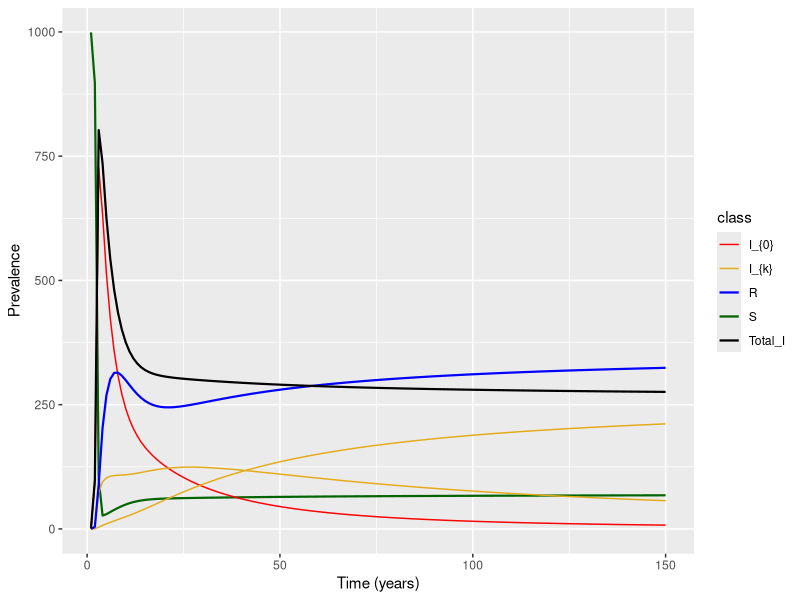

Generate this figure with R:
require(deSolve)
require(ggplot2)
require(reshape2)
library(dplyr)
require(gridExtra)

rm(list=ls())

# Added a new function to create the data for k classes, so here it just creates the parameters
parameters=data.frame(rec=0.2,trans=0.005, death=.1,birth=.1, mut=0.05)

PopulationSize<-1000
#R0<- (parameters$birth * PopulationSize * parameters$trans) / ((parameters$death*PopulationSize) * (parameters$death + parameters$rec))
#R0


# Time points
#time=seq(from=1,to=150,by=1/365)
time=seq(from=1,to=150)

##### detection function ######
# Function to get detection rate with is an exponential decay function scaled by "a"
det = function(k, a = 1, dMax=0){
  return(dMax*exp(-k*a))
}

#### Build data for n_k infection classes ######
# Builds the initial state data vector. Takes total number of infection classes (n_k, which includes I0, e.g. 20 infection classes run from 0 to 19) and then total pop size. This will be distributed such that only S and I0 have individuals, otherwise all 0s.
build_data <- function(n_k, total_pop_size){
  
  state <- numeric(n_k+2)
  names(state)[c(1,n_k+2)] <- c('S','R')
  
  for(i in 1:n_k){
    names(state)[i+1] <- paste0("I",i-1)
  }
  
  state[1] <- total_pop_size-1
  state[2] <- 1
  return(state)
}

initial_states <- build_data(n_k=3,total_pop_size = PopulationSize)
initial_states

Q<-1000 # REMOVE ME - temp pop size

######### SIR Model for k classes #######
sir_modelAW <- function(time, state, parameters){
  
  # Get total pop size by summing over state vector
  N = sum(state)  
  
  # Total number of states including infection, S, and R
  all_states <- length(state)
  
  # Number of potential mutation/infection states (all states minus susceptible and recovered)
  n = all_states - 2
  
  # vector to hold di/dt 
  i_dot = rep(0, n)
  
  # I_n is the number of infected in the last infection/mutation class
  I_n = state[length(state)-1]
  
  # number of recovered individuals
  R = state[length(state)]
  
  # Vector to store deltas for all states, from S through all I's and N
  deltas <- numeric(all_states)
  
  
  #################################################################################
  ### QUESTION:
  #################################################################################
  i = state[2:n] ############## SHOULD THIS BE 2:n-1 b/c I_n is coded separately???
  #################################################################################
  #################################################################################
  
  
  ## S #########################################
  #First Delta is for susceptibles - don't think this needs to be iterated over all classes b/c of the sum_of_rel function? Could be wrong.
  deltas[1] = parameters$birth*Q - (state['S']*(parameters$death + parameters$trans*sum(state[which(names(state)!='S' & names(state)!='R')])))
  
  
  ### I0 ########################################
  # Second delta is I0 which is unique b/c nothing mutates into it. So it gets its own function here, gaining new individuals from S in the first half, then losing individuals through recovery, mutation to I1, death, and detection.
  deltas[2] = parameters$trans*state['S']*state['I0'] - (parameters$rec + parameters$mut + parameters$death + det(k=0))*state['I0']
  
  ### In ########################################
  #The second to last delta is the last infection class, which is also unique, in that it doesn't mutate into anything. So it gets its own recursion. Gaining individuals from S in the first half, losing individuals from recovery, death, and detection, then gaining individuals from the second to last infection class via mutation.
 deltas[all_states-1] = parameters$trans*state['S']*I_n - (parameters$rec + parameters$death + det(k=n))*I_n + parameters$mut*state[all_states-2]
  
  # Pulling the indices for all infection classes except for I0 and In, since they should all have the same equation for change over time: gains from susceptibles based on transmission, loss from recovery, mutation, death, and detection, then gain from mutation in the previous class.
  
  # Construct the last infection class name using n
  last_name <- paste0('I', n)
  # vector of names to exclude
  excluded_names <- c("S", "I0", last_name, "R")
  
  #indices for all infection classes. In retrospect, this should always be like 3:all_states-2 I think? We exclude S and I0 (indices 1 and 2) and then In and R (indices all_states-1 and all_states)
  inf_indices <- which((!names(state) %in% excluded_names))
  
  # Not sure If I need to do this, but I've set this up do recovery from class I0 and class In as well as death of recovered individuals. I then update this with recoveries from all other infection classes within the loop below. Then I put that into the deltas vector at the end. there may be a more elegant way of doing this using the sum_of_rel variable/function but I wasn't sure how that worked.
  dR <- (parameters$rec +det(k=0))*state['I0']+(parameters$rec + det(k=all_states-2))*state[all_states-1] - parameters$death*state['R']
  
  # This iterator tracks how many mutations we are from 0, which is just tough to do when using indices, but juggling indices is tough if we try and iterate over the infection class number itself. So I just got lazy about it tbh. Hopefully it works?
  it <- 1
  
  for(i in inf_indices){
    
    # Get delta for current infection class, looping through all except 0 and n
    deltas[i] <- parameters$trans*state['S']*state[i] - (parameters$rec + parameters$mut + parameters$death + det(k=it))*state[i] + parameters$mut*state[i-1]
    
    #get our recovered change - just add to it each time I think? This makes sense? Maybe? Hmmm.
    dR <- dR + (parameters$rec + det(k=it))*state[i] - parameters$death*state['R']
    
    #update our mutation iterator
    it <- it+1
  }
  
  #dR <- dR - parameters$death*(state['R']+dR)
  
  #   #put the recovered change into the final deltas slot
  deltas[all_states] <- dR
  #   
  #   #return deltas
  return(list(deltas))
}

initial_states

sir_modelAW(time, initial_states, parameters)


###### Solving the differential equations: ######
output<-as.data.frame(ode(y=initial_states,func = sir_modelAW,parms=parameters,times = time, method="ode45"))
max(rowSums(output[,-1]))

# Get the sums of all infected classes to plot as a separate line
sums<-output[,c(-2, -length(output))] # remove the S and R class

Totals<-rowSums(sums[,-1]) # Take the row sums excluding the time variable

# Format it to fit with out_long
Tots<-data.frame("time"=as.numeric(sums$time), "variable"=rep("Total_I", length(Totals)), "value"=as.numeric(Totals))

out_long=melt(output,id="time")

which(out_long$variable!="S" & out_long$variable!= "I0"  & out_long$variable!= "R")

out_long<-rbind(out_long, Tots)

### Creating a class to relabel for plotting
out_long$class<-NA

out_long$class[which(out_long$variable!="S" & out_long$variable!= "I0"  & out_long$variable!= "R" & out_long$variable!= "Total_I")]<-"I_{k}"
out_long$class[which(out_long$variable=="S")]<-"S"
out_long$class[which(out_long$variable=="I0")]<-"I_{0}"
out_long$class[which(out_long$variable=="R")]<-"R"
out_long$class[which(out_long$variable=="Total_I")]<-"Total_I"

head(out_long)

####### Plotting the prevalence over time #######
#quartz(width=10,height=6)
ggplot(data = out_long,                                               
       aes(x = time, y = value, colour = class, group = variable, size=class)) +  
  geom_line() +                                                          
  xlab("Time (years)")+                                                  
  ylab("Prevalence") + scale_color_discrete(name="State")+
  scale_color_manual(values=c("red", "#e4ab18", "blue", "darkgreen", "black"))+
  scale_size_manual(values=c(0.5,0.5,0.75,0.75,0.75))

#rm(list=ls())
